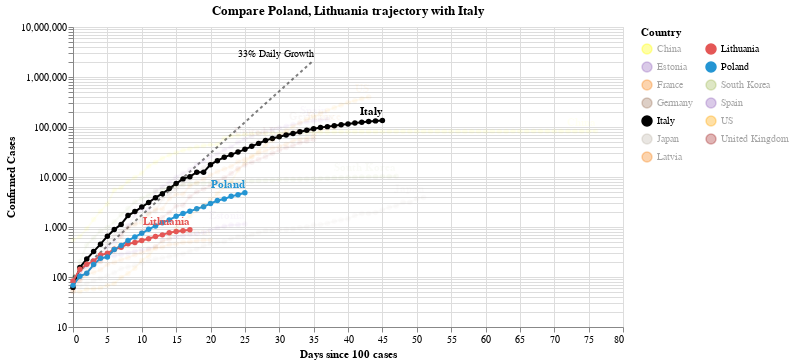

Notebook cell for this chart:
### Code cell
#hide_input
chart2 = make_since_chart(['Poland', 'Lithuania'])
chart2

### Figure 1 — Vega-Lite specification as saved in the notebook (floating-point values rounded to 4 significant figures; data arrays with more than 128 entries replaced by an {"elided": "..."} marker saying what was removed)
{"config": {"view": {"continuousWidth": 400, "continuousHeight": 300}}, "layer": [{"mark": {"type": "line", "color": "black", "opacity": 0.5, "strokeDash": [3, 3]}, "encoding": {"x": {"type": "quantitative", "field": "Days since 100 cases"}, "y": {"type": "quantitative", "field": "Confirmed Cases"}}}, {"mark": {"type": "text", "align": "right", "dy": -6, "fontSize": 10, "text": "33% Daily Growth"}, "encoding": {"x": {"type": "quantitative", "field": "Days since 100 cases"}, "y": {"type": "quantitative", "field": "Confirmed Cases"}}, "transform": [{"filter": "(datum['Days since 100 cases'] >= 35)"}]}, {"data": {"name": "data-8b8bfa64d40f54e23cdddc6a9c6bb141"}, "mark": {"type": "line", "point": true}, "encoding": {"color": {"type": "nominal", "field": "Country", "legend": {"columns": 2}, "scale": {"domain": ["China", "Estonia", "France", "Germany", "Italy", "Japan", "Latvia", "Lithuania", "Poland", "South Korea", "Spain", "US", "United Kingdom"], "range": ["yellow", "#9467bd", "#F58518", "#9D755D", "black", "#C1B7AD", "#F58518", "#E45756", "#2495D3", "#A1BA59", "#9467bd", "orange", "brown"]}}, "opacity": {"condition": {"value": 1, "selection": "selector004"}, "value": 0.05}, "tooltip": [{"type": "nominal", "field": "Country"}, {"type": "temporal", "field": "Date"}, {"type": "quantitative", "field": "Confirmed Cases"}, {"type": "quantitative", "field": "Days since 100 cases"}], "x": {"type": "quantitative", "field": "Days since 100 cases"}, "y": {"type": "quantitative", "field": "Confirmed Cases", "scale": {"type": "log"}}}, "selection": {"selector004": {"type": "multi", "fields": ["Country"], "bind": "legend", "init": [{"Country": "Poland"}, {"Country": "Lithuania"}, {"Country": "Italy"}]}}, "width": 550}, {"data": {"name": "data-8b8bfa64d40f54e23cdddc6a9c6bb141"}, "mark": {"type": "text", "align": "right", "dy": -8, "fontWeight": "bold"}, "encoding": {"color": {"type": "nominal", "field": "Country", "legend": {"columns": 2}, "scale": {"domain": ["China", "Estonia", "France", "Germany", "Italy", "Japan", "Latvia", "Lithuania", "Poland", "South Korea", "Spain", "US", "United Kingdom"], "range": ["yellow", "#9467bd", "#F58518", "#9D755D", "black", "#C1B7AD", "#F58518", "#E45756", "#2495D3", "#A1BA59", "#9467bd", "orange", "brown"]}}, "opacity": {"condition": {"value": 1, "selection": "selector004"}, "value": 0.05}, "text": {"type": "nominal", "field": "Country"}, "tooltip": [{"type": "nominal", "field": "Country"}, {"type": "temporal", "field": "Date"}, {"type": "quantitative", "field": "Confirmed Cases"}, {"type": "quantitative", "field": "Days since 100 cases"}], "x": {"type": "quantitative", "field": "Days since 100 cases"}, "y": {"type": "quantitative", "field": "Confirmed Cases", "scale": {"type": "log"}}}, "transform": [{"filter": "(datum['Date'] >= 1586217600000)"}], "width": 550}], "data": {"name": "data-c1a3bbf4dd040f2e7e8e7a69520e3c2a"}, "title": "Compare Poland, Lithuania trajectory with Italy", "$schema": "https://vega.github.io/schema/vega-lite/v4.0.2.json", "datasets": {"data-c1a3bbf4dd040f2e7e8e7a69520e3c2a": [{"Days since 100 cases": 0, "Confirmed Cases": 100.0}, {"Days since 100 cases": 1, "Confirmed Cases": 133.0}, {"Days since 100 cases": 2, "Confirmed Cases": 176.9}, {"Days since 100 cases": 3, "Confirmed Cases": 235.3}, {"Days since 100 cases": 4, "Confirmed Cases": 312.9}, {"Days since 100 cases": 5, "Confirmed Cases": 416.2}, {"Days since 100 cases": 6, "Confirmed Cases": 553.5}, {"Days since 100 cases": 7, "Confirmed Cases": 736.1}, {"Days since 100 cases": 8, "Confirmed Cases": 979.1}, {"Days since 100 cases": 9, "Confirmed Cases": 1302.0}, {"Days since 100 cases": 10, "Confirmed Cases": 1732.0}, {"Days since 100 cases": 11, "Confirmed Cases": 2303.0}, {"Days since 100 cases": 12, "Confirmed Cases": 3064.0}, {"Days since 100 cases": 13, "Confirmed Cases": 4074.0}, {"Days since 100 cases": 14, "Confirmed Cases": 5419.0}, {"Days since 100 cases": 15, "Confirmed Cases": 7207.0}, {"Days since 100 cases": 16, "Confirmed Cases": 9586.0}, {"Days since 100 cases": 17, "Confirmed Cases": 12750.0}, {"Days since 100 cases": 18, "Confirmed Cases": 16960.0}, {"Days since 100 cases": 19, "Confirmed Cases": 22550.0}, {"Days since 100 cases": 20, "Confirmed Cases": 29990.0}, {"Days since 100 cases": 21, "Confirmed Cases": 39890.0}, {"Days since 100 cases": 22, "Confirmed Cases": 53060.0}, {"Days since 100 cases": 23, "Confirmed Cases": 70560.0}, {"Days since 100 cases": 24, "Confirmed Cases": 93850.0}, {"Days since 100 cases": 25, "Confirmed Cases": 124800.0}, {"Days since 100 cases": 26, "Confirmed Cases": 166000.0}, {"Days since 100 cases": 27, "Confirmed Cases": 220800.0}, {"Days since 100 cases": 28, "Confirmed Cases": 293700.0}, {"Days since 100 cases": 29, "Confirmed Cases": 390600.0}, {"Days since 100 cases": 30, "Confirmed Cases": 519500.0}, {"Days since 100 cases": 31, "Confirmed Cases": 690900.0}, {"Days since 100 cases": 32, "Confirmed Cases": 918900.0}, {"Days since 100 cases": 33, "Confirmed Cases": 1222000.0}, {"Days since 100 cases": 34, "Confirmed Cases": 1625000.0}, {"Days since 100 cases": 35, "Confirmed Cases": 2162000.0}], "data-8b8bfa64d40f54e23cdddc6a9c6bb141": {"elided": "511 records"}}}
